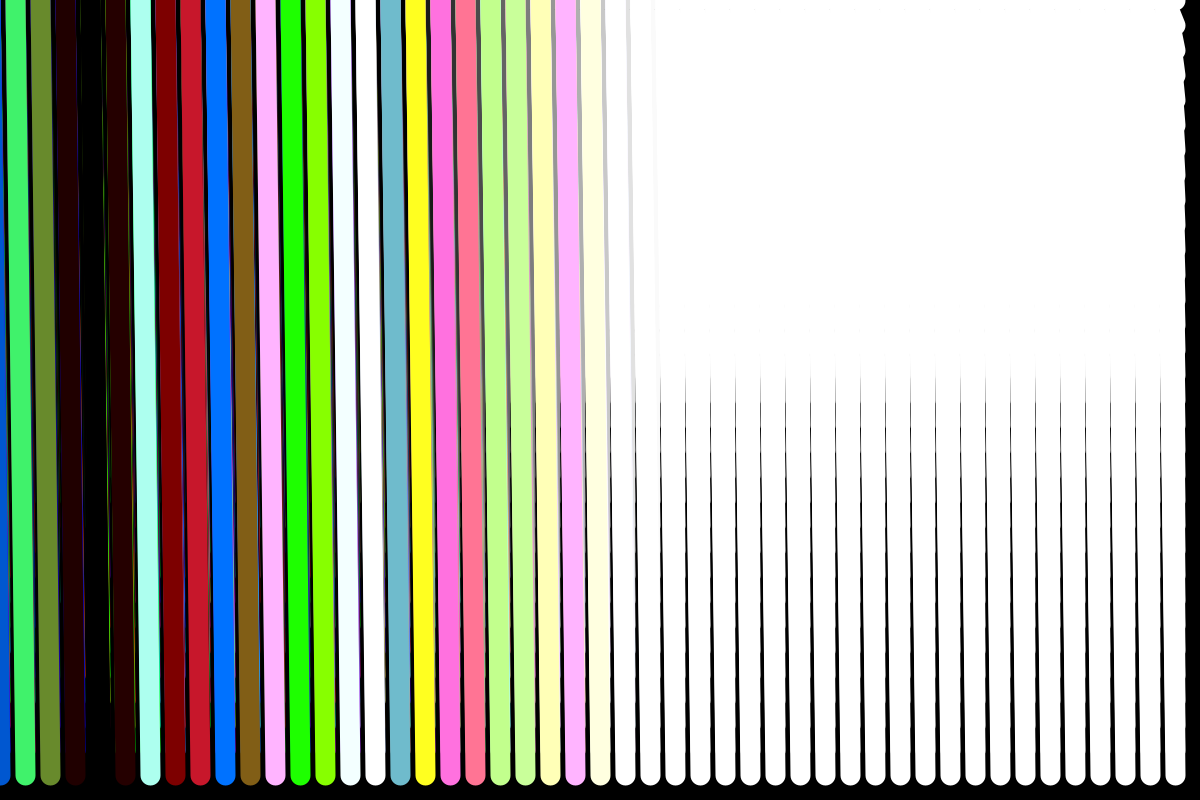
Frame 1 (no input)
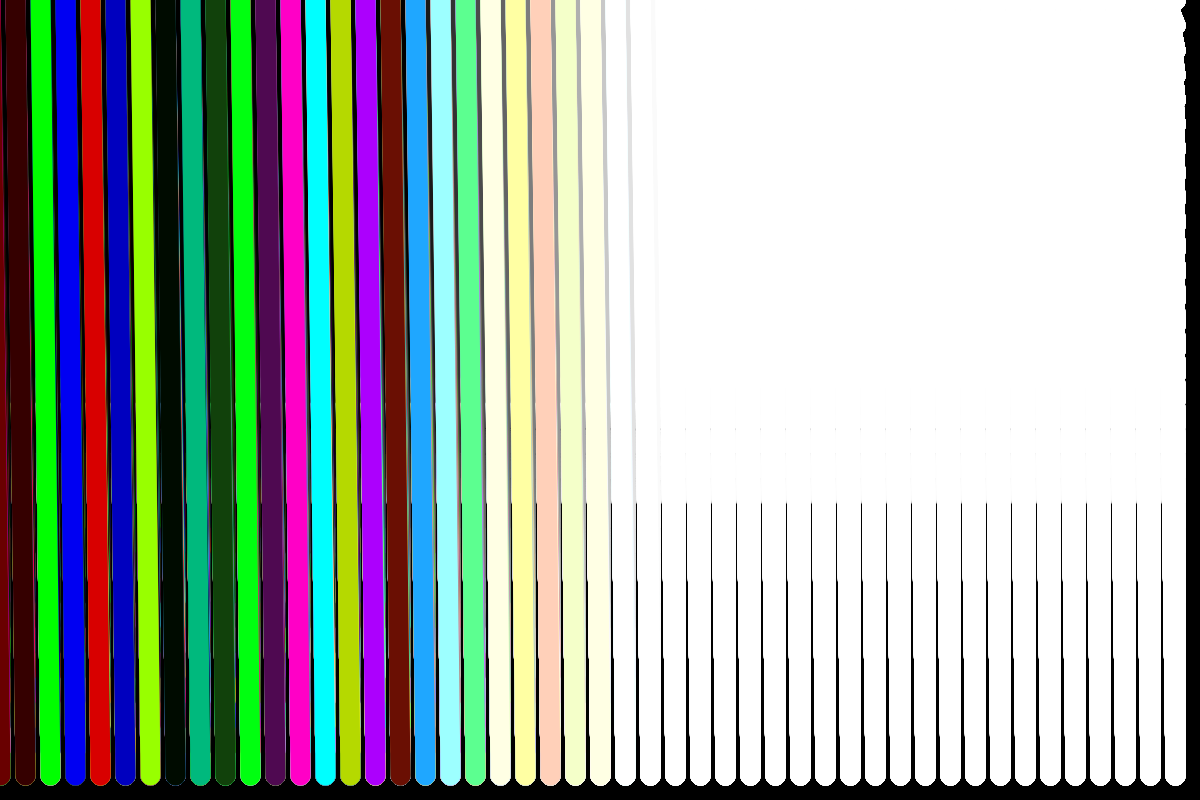
Frame 60 (the mouse pressed at the canvas centre just before this capture)
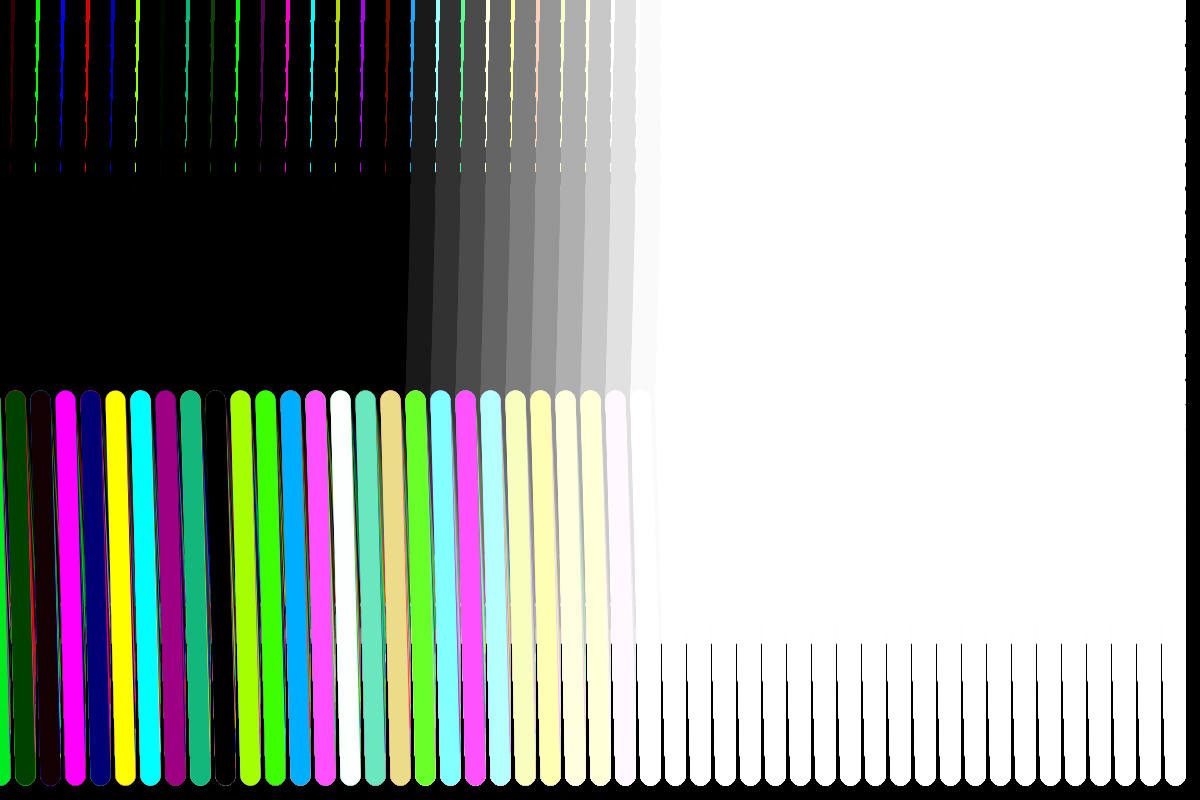
Frame 120 (the mouse held since frame 60 and released just before this capture)

The Processing sketch that drew these frames (run headless with seeded random() and noise(); from frame 60 on, the mouse is pressed at the canvas centre):

// Processing sketch: color_splash_y_control
// ── color_splash_y_control.pde
void setup() {
  size(1200, 800);
  background(0);
}
void draw() {
  smooth();
  for (int i=0;i<width;i+=25) {
    for (int j=0;j<height;j+=25) {
      strokeWeight(20);
      stroke(random(i-400, j-400), random(i-400, j-400), random(i-400, j-400));
      beginShape();
      vertex(i, j);
      vertex(i-10, mouseY);
      endShape();
    }
  }
}
